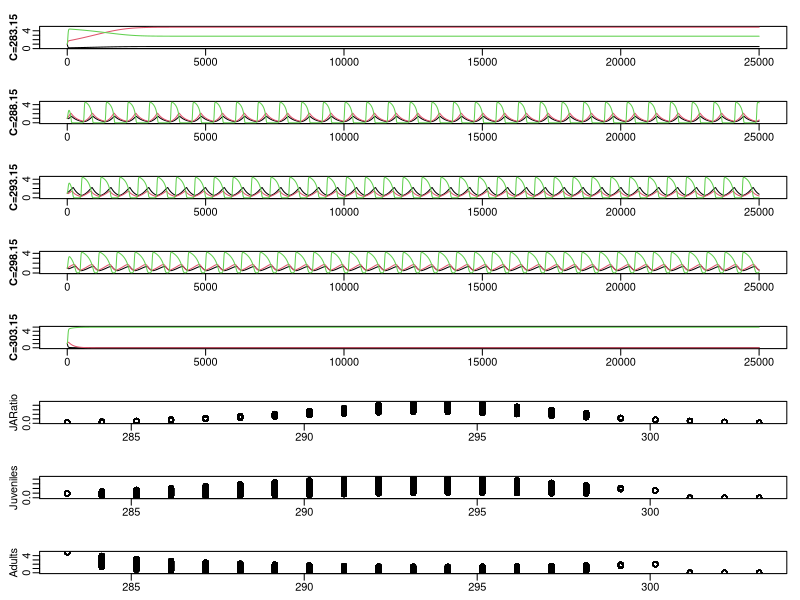

R code for this plot:

library(deSolve)

#### RUNTIME ###################################################################

# start timing script
start <- proc.time()

#### PARAMETERS ################################################################

# t subscript in variable name indicates temperature-sensitive
# base terms are now the scaling factor for temperature-sensitive terms

# z: adult to juvenile size ratio
z<-0.2
# p: adult modifier on production of juveniles
# can use to modify stage structure, seems like it needs to be <1
p<-0.4
# sig: conversion efficiency of resource to useful energy for fish
sig<-0.7
# M: maximum ingestion rate
# make mass specific?
M<-1
# MS: function breadth for max intake rate
# i.e. attack rate, opens downward
MS<-10
# H: handling time
# speed at which fish can eat resources (smaller is faster)
H<-1
# HS: function breadth for handling time
# temperature parabola opens upward
HS<-10
# uJ: juvenile mortality
# uJt = 0.05 when C = 293.15
uJ<-10000
# uJe: activation energy of juvenile mortality
uJe<--0.308
# uA: adult mortality
# uAt = 0.05 when C = 293.15
uA<-10000
# uAe: activation energy of adult mortality
uAe<--0.308
# uR: resource mortality
# uR = 0.005 when C = 293.15
uR<-1000
# uRe: activation energy of resource mortality
uRe<--0.308
# t: costs of maintaining somatic growth/turnover
# i.e. base level of resource intake you must exceed to mature/reproduce
# t = 0.1 when C = 293.15
t<-10000
# te: activation energy of metabolic waste
te<--0.291
# r: resource growth rate
r<-1.5
# rS: function breadth for resource growth rate
# temperature parabola opens downward
rS<-15
# K: resource carrying capacity
K<-5
# B: adult reproductive rate
B<-0.5
# boltzmann's constant
kb<-8.617*10^-5
# C: temperature in kelvin
# 283.15 is cold, 293.15 is optimal, 303.15 is hot
C<-293.15
# Copt: optimal temperature in kelvin
Copt<-293.15

#### ODE FUNCTIONS #############################################################

# t subscript in variable name indicates temperature-sensitive

# Mt: maximum ingestion rate
# Ht: handling time
# tt: costs of maintaining somatic growth/turnover
# uJt: mortality rate for juveniles
# uAt: mortality rate for adults
# uRt: mortality rate for resources
# rt: resource growth rate
# qt: competitive difference between adults and juveniles
    # qt=1 when juveniles and adults are equal competitors
    # qt=0.5 when juveniles are 3x better than adults
    # qt=1.5 when adults 3x better than juveniles
# ca: functional response for adults
# cj: functional response for juveniles
# mj: juvenile maturation rate
# ra: reproduction per adult


BaseStaget<-function(t,y,p){
    {
        J<-y[1]
        A<-y[2]
        R<-y[3]
    }
    with(as.list(p),{
        Mt<-M*exp(-(C-Copt)^2/(2*MS)^2)
        Ht<-H*exp((C-Copt)^2/(2*HS)^2)
        tt<-t*exp(te/(kb*C))
        uJt<-uJ*exp(uJe/(kb*C))
        uAt<-uA*exp(uAe/(kb*C))
        uRt<-uR*exp(uRe/(kb*C))
        rt<-r*exp(-(C-Copt)^2/(2*rS)^2)
        qt<--0.01*(C-Copt)^2+1.5
        
        ca<-qt*Mt*(R/(Ht+R))
        cj<-(2-qt)*Mt*(R/(Ht+R))

        ifelse((sig*cj-tt)<0, mj<-0, mj<-(sig*cj-tt-uJt)/(1-z^(1-(uJt/(sig*cj-tt)))))
        ifelse((sig*ca-tt)<0, ra<-0, ra<-(sig*ca-tt)*B)
        
        dJ.dt<- ra*A -mj*J - uJt *J
        
        dA.dt<- mj*J - uAt*A -ra*p*A
        
        dR.dt<- rt*R*(1-(R/K)) - cj*J - ca*A - uRt*R
        
        return(list(c(dJ.dt,dA.dt,dR.dt)))
    })
}

#### SIMULATION ################################################################

# Choose How Long to Run -------------------------------------------------------
iterations <- 0:25000
iterations <- iterations/10

# Set State Variables ----------------------------------------------------------
j.initial <- 1 # juveniles
a.initial <- 1 # adults
r.initial <- 1 # resources

# Set Parameters ---------------------------------------------------------------

# enter name of temperature parameter
temp.name <- "C"
# choose range of temperatures
temp.seq <- seq(Copt-10,Copt+10,length = 21)

# Set Plot Preferences ---------------------------------------------------------

# plot juvenile, adult, and resource dynamics?
dynamics.plot = T
if (dynamics.plot){
    # which dynamics to plot?
    dynamics.to.plot <- c(Copt-10, Copt-5, Copt, Copt+5, Copt+10)  
}

# plot bifurcation plot?
b.plot = T
if (b.plot) {
    # which state variable should be plotted in bifurcation plot?
    b.vars <- c("JARatio", "Juveniles", "Adults")
    # which proportion of iterations should be plotted in bifurcation plot?
    # ex. 0.25 will plot last quarter of iterations
    b.portion <- 0.5
}

# layout for plots
if (dynamics.plot & b.plot) {
    # starting rows have dynamics plots
    # last rows have bifurcation plots
    par(mfcol=c(length(dynamics.to.plot)+length(b.vars),1),
        mar=c(2,3,2,1), mgp=c(1.5,0.5,0))
} else if (dynamics.plot) {
    # rows have dynamics plots for one value in temp.seq
    par(mfcol=c(length(dynamics.to.plot),1),
        mar=c(2,3,2,1), mgp=c(1.5,0.5,0))
} else if (b.plot) {
    # rows have bifurcation plots
    par(mfcol=c(length(b.vars),1),
        mar=c(2,3,2,1), mgp=c(1.5,0.5,0))
}

# Run Simulation ---------------------------------------------------------------

# create parameter vector
parms<-c(z=z, p=p, sig=sig, M=M, MS=MS, H=H,HS=HS, uJ=uJ, uJe=uJe, uA=uA, 
         uAe=uAe, uR=uR, uRe=uRe, t=t, te=te,r=r, rS=rS, K=K, B=B, kb=kb, C=C)
# find index of temperature to change
temp.index <- which(names(parms)==temp.name)

# initialize list to store output
output <- list()

# initialize state variables
y <- c(j.initial, a.initial, r.initial)
names(y) <- c("Juveniles", "Adults", "Resources")

# initialize parameters to change within loop
parms.loop <- parms

# loop to change temperature
for (j in 1:length(temp.seq)) {
    print(paste0("Starting simulation for ",temp.name,"=",temp.seq[j]))
    
    # set temperature
    parms.loop[temp.index] <- temp.seq[j]

    # run simulation
    output[[j]] <- ode(y=y, time=iterations, BaseStaget, parms=parms.loop)
    # remove time column
    output[[j]] <- output[[j]][,-1]
    # add juvenile to adult ratio
    JARatio <- output[[j]][,"Juveniles"] / output[[j]][,"Adults"]
    output[[j]] <- cbind(output[[j]], JARatio)
    
    # juvenile, adult, and resource dynamics plot
    if (dynamics.plot) {
        if (sum(temp.seq[j]==dynamics.to.plot)==1) {
            matplot(output[[j]][,1:3],type="l",lty=1,pch=0.5,col=1:3, xlab='', ylab='')
            title(ylab=paste0(temp.name,"=",temp.seq[j]), cex.lab=1, font.lab=2)
        }
    }

} # end temp.seq loop

# bifurcation plot
if (b.plot) {
    
    # choose rows to plot
    total.rows <- length(iterations)
    b.first.row <- round((1-b.portion) * total.rows)
    b.last.row <- total.rows
    b.rows <- b.first.row:b.last.row
    
    # set up plot axes and labels
    range.lim <- lapply(output, function(x) apply(x, 2, range))
    range.lim <- apply(do.call("rbind", range.lim), 2, range)
    
    for (b in b.vars) {
        # set up axes
        plot(0, 0, pch = "", xlim = range(temp.seq), ylim = range.lim[,b],
             xlab='', ylab=b)
        
        # plot points
        for (j in 1:length(temp.seq)) {
            points(rep(temp.seq[j], length(b.rows)), output[[j]][b.rows,b])
        }
    }
    
}

#### RUNTIME ###################################################################

# stop timing script
end <- proc.time()
# print elapsed time
print(end[3]-start[3])
